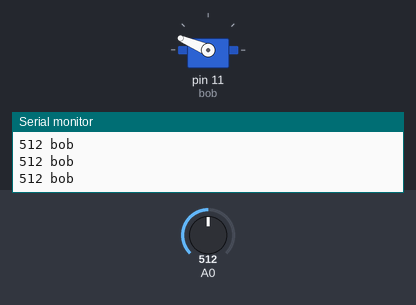
Recording of a sketch running on a simulated Arduino Uno, built with avr-gcc and run on an emulated ATmega328P. Parts: servo, the last lines printed to the serial monitor. The test bench sets the inputs (shaded band); at power-on: A0 = 512.

Above: at 1.2 s.
1.3 s: A0 set to 716
At 2.1 s:
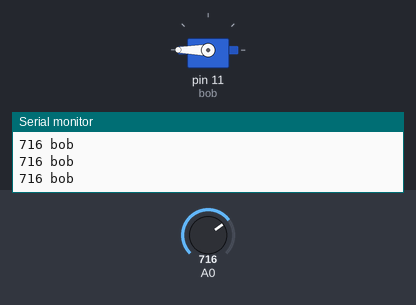
2.8 s: A0 set to 306
At 3.3 s:
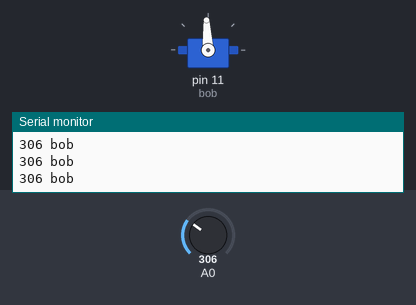
4.3 s: A0 set to 107
At 5.5 s:
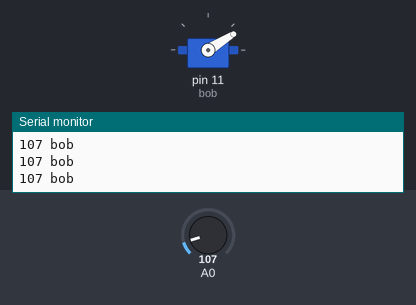
5.8 s: A0 set to 92
At 7.0 s:
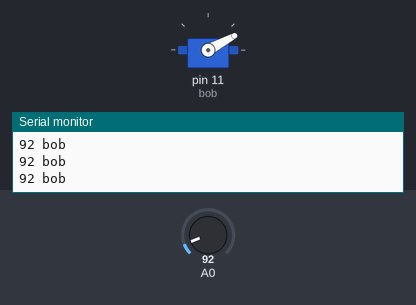
7.3 s: A0 set to 11
At 7.9 s:
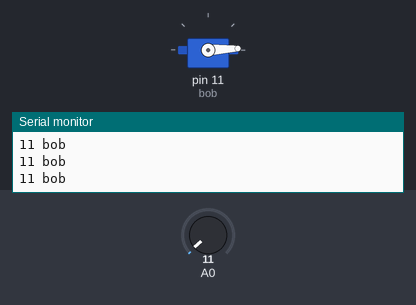
8.8 s: A0 set to 8
At 10.1 s:
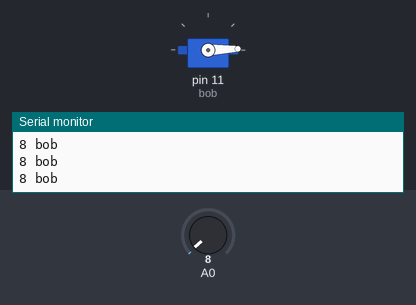
Timing chart, 0 to 11.8 s (numbered marks = the images above; inputs shaded):
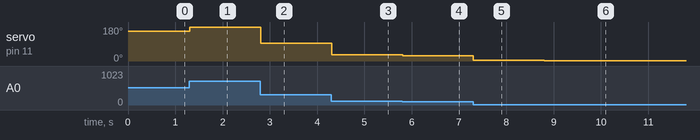

The sketch:

servo_angle_control.ino
```cpp
#include <Servo.h>

Servo bob;
Servo arty;

int sensorRead1;

int bobAngle;
void setup()
{


  bob.attach(11);

 Serial.begin(9600);
}

void loop()
{
 //bobmove
  sensorRead1 = analogRead(A0);

  Serial.print(sensorRead1);
  Serial.print(" bob \n");

  bobAngle = map(sensorRead1, 0, 586, 0, 180);
  bob.write(bobAngle);
  //endbobmove

  delay(10);
}
```

Measured:
- after the input at 1.3 s, servo on pin 11 (bob): 157° → 180° at once
- after the input at 2.8 s, servo on pin 11 (bob): 180° → 93° at once
- after the input at 4.3 s, servo on pin 11 (bob): 93° → 32° at once
- after the input at 5.8 s, servo on pin 11 (bob): 32° → 28° at once
- after the input at 7.3 s, servo on pin 11 (bob): 28° → 3° at once
- after the input at 8.8 s, servo on pin 11 (bob): 3° → 2° at once
